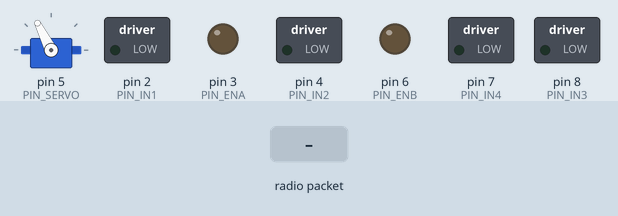
Recording of a sketch running on a simulated Arduino Uno, built with avr-gcc and run on an emulated ATmega328P. Shown: servo, switched loads named in the sketch (green lamp = pin HIGH), output pins drawn as LEDs (lit = HIGH). Inputs (shaded band) come from the test bench. No radio packets arrive unless stated.

Above: at 1.2 s.
1.3 s: radio packet "1" arrives
At 1.66 s:
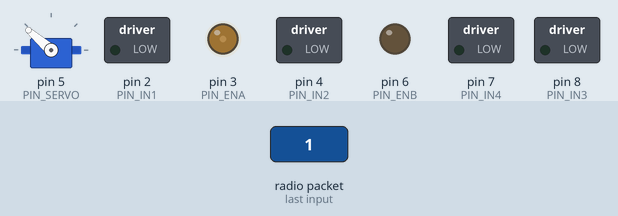
At 2.9 s:
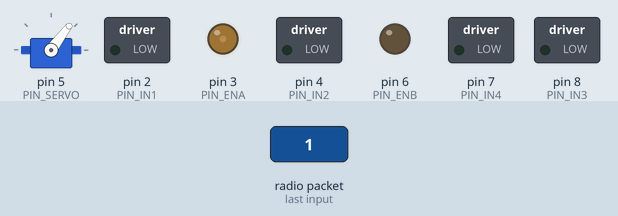
4.0 s: radio packet "0" arrives
At 5.2 s:
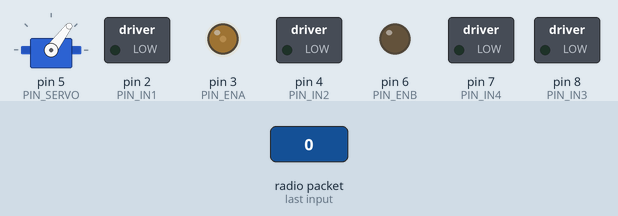
Timing chart, 0 to 7.0 s (numbered marks = the images above; inputs shaded):
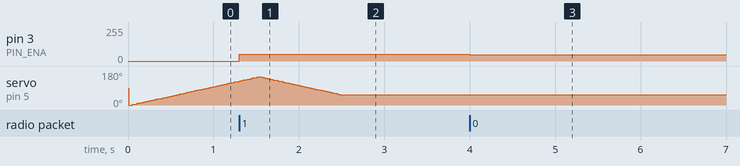

The sketch:

Robot.ino
```cpp
#include "Arduino.h"

#include <nRF24L01.h>
#include <RF24.h>
#include <Servo.h>

//#define DEBUG

#define FREQUENCY       0x5c
#define PIPE            0xF0F0F0F0A1LL

#define SERVO_SPUSK     0
#define SERVO_VSVOD     150
#define SERVO_READY     53


#define PIN_ENA 3
#define PIN_ENB 6
#define PIN_IN1 2
#define PIN_IN2 4
#define PIN_IN3 8
#define PIN_IN4 7
#define PIN_SERVO 5

#define SERVO_STEP_DURATION 10 // Длительность 1го цикла сервопривода (нужно для уствновления блокировки)


#define PIN_CE  9
#define PIN_CSN 10

typedef struct MotorsValues {
  unsigned char P1;
  unsigned char P2;

  bool D11;
  bool D12;
  bool D21;
  bool D22;

  bool Shoot;
} MotorsValues;

int sput(char c, __attribute__((unused)) FILE* f) {return !Serial.write(c);}

#ifdef DEBUG
void PrintValues(MotorsValues v){ printf("-----\nP1: %u D11: %s D12: %s\nP2: %u D21: %s D22: %s Shoot: %s\n", v.P1, v.D11?"true":"false", v.D12?"true":"false", v.P2, v.D21?"true":"false", v.D22?"true":"false",  v.Shoot?"true":"false"); }
#define DP(x) Serial.println(x)
#define PV(v) PrintValues(v)
#else
#define DP(x)
#define PV(v)
#endif


#define BoolToHL(b) ((b == 1) ? HIGH : LOW)

Servo shooter;

void InitMototrs(){
    pinMode(PIN_ENA, OUTPUT);
    pinMode(PIN_ENB, OUTPUT);
    pinMode(PIN_IN1, OUTPUT);
    pinMode(PIN_IN2, OUTPUT);
    pinMode(PIN_IN3, OUTPUT);
    pinMode(PIN_IN4, OUTPUT);

    digitalWrite(PIN_IN1, LOW);
    digitalWrite(PIN_IN2, LOW);
    digitalWrite(PIN_IN3, LOW);
    digitalWrite(PIN_IN4, LOW);
}

bool Shoot = true;
bool ServoLocked = false;

void MotorsCommand(const MotorsValues &data){
    analogWrite(PIN_ENA, data.P1);
    analogWrite(PIN_ENB, data.P2);

    digitalWrite(PIN_IN1, BoolToHL(data.D11));
    digitalWrite(PIN_IN2, BoolToHL(data.D12));
    if (!ServoLocked){
      Shoot = data.Shoot;
    }

    digitalWrite(PIN_IN3, BoolToHL(data.D21));
    digitalWrite(PIN_IN4, BoolToHL(data.D22));
}


RF24 radio(PIN_CE, PIN_CSN);
void initRadio(){
    if (!radio.begin()) {
        while (1) {
            Serial.println("radio hardware not responding!");
        }
    }

    radio.setChannel(FREQUENCY);
    radio.setDataRate(RF24_1MBPS);
    radio.setPALevel(RF24_PA_HIGH);
    radio.openReadingPipe(1, PIPE);
    radio.startListening();
}

bool receiveData(MotorsValues &data) {
    if (radio.available()) {
        uint8_t bytes = radio.getPayloadSize();
        if (bytes >= sizeof(data)){
            radio.read((char*)&data, sizeof(data));
            return true;
        }
    }
    return false;
}

FILE f_out;

void setup() {
    #ifdef DEBUG
        Serial.begin(9600);
        Serial.println("Begining Initialization");
    #endif
    fdev_setup_stream(&f_out, sput, nullptr, _FDEV_SETUP_WRITE);
    stdout = &f_out;

    InitServo(); DP("Servo Initialized!");

    initRadio(); DP("Radio Initialized!");
    InitMototrs(); DP("Motors Initialized!");
}

MotorsValues motor;

long int LastShooted = 0;
int Pos = 0;
int targets[] = { SERVO_SPUSK, SERVO_VSVOD, SERVO_READY };
int cycle = 0;

void ShooterCycle(long int time){
    if (ServoLocked){
        if ((time - LastShooted) >= SERVO_STEP_DURATION){
            if (Pos < targets[cycle])
                shooter.write(++Pos);
            else
                shooter.write(--Pos);

            if (Pos == targets[cycle])
                cycle ++;

            if (cycle == 3)
                ServoLocked = false;


            LastShooted = time;
        }
    }else if (Shoot){
        cycle = 0;
        ServoLocked = true;
        Shoot = false;
    }
}

void InitServo(){
    shooter.attach(PIN_SERVO);
    DP("Servo Attached");
    DP(shooter.attached());

    ServoLocked = false;
    Shoot = true;
    LastShooted  = millis();
}

void loop() {
    long int NowTime = millis();

    if (receiveData(motor)) {
        PV(motor);

        MotorsCommand(motor); DP("Motor Command Sended");
    }

    ShooterCycle(NowTime);
}
```

Measured:
- after the input at 1.3 s, pin 3 (PIN_ENA): 0/255 → 49/255 at once
- after the input at 4.0 s, pin 3 (PIN_ENA): 49/255 → 48/255 at once
- by itself, servo on pin 5 (PIN_SERVO): rises from 127° to 149° in 0.20 s, then falls to 53° in 0.98 s
